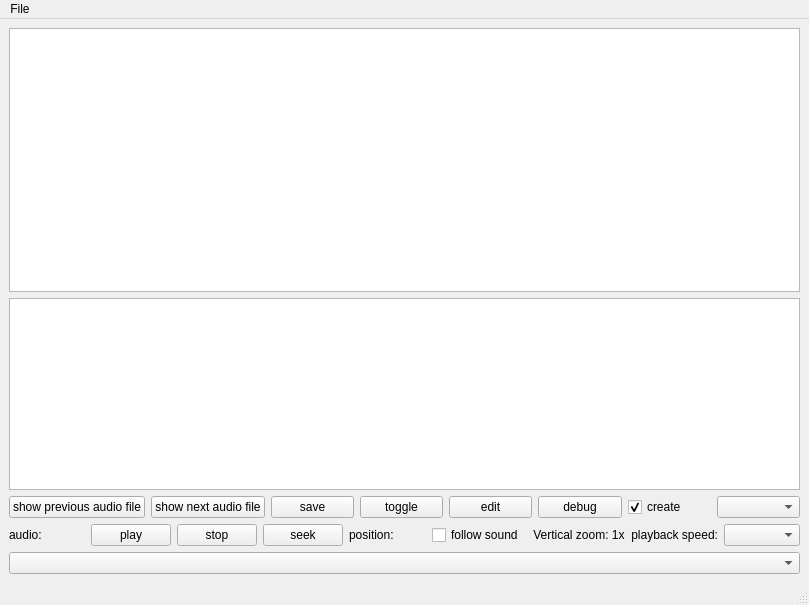
<?xml version="1.0" encoding="UTF-8"?>
<ui version="4.0">
 <class>MainWindow</class>
 <widget class="QMainWindow" name="MainWindow">
  <property name="geometry">
   <rect>
    <x>0</x>
    <y>0</y>
    <width>809</width>
    <height>605</height>
   </rect>
  </property>
  <property name="windowTitle">
   <string>MainWindow</string>
  </property>
  <widget class="QWidget" name="centralwidget">
   <layout class="QVBoxLayout" name="verticalLayout_2">
    <item>
     <layout class="QVBoxLayout" name="verticalLayout">
      <item>
       <layout class="QHBoxLayout" name="horizontalLayout_2">
        <property name="sizeConstraint">
         <enum>QLayout::SetMinimumSize</enum>
        </property>
        <item>
         <widget class="QGraphicsView" name="gw_overview">
          <property name="sizePolicy">
           <sizepolicy hsizetype="Ignored" vsizetype="Ignored">
            <horstretch>0</horstretch>
            <verstretch>0</verstretch>
           </sizepolicy>
          </property>
         </widget>
        </item>
       </layout>
      </item>
      <item>
       <layout class="QHBoxLayout" name="horizontalLayout_3">
        <item>
         <widget class="QGraphicsView" name="scrollView">
          <property name="sizePolicy">
           <sizepolicy hsizetype="Preferred" vsizetype="Maximum">
            <horstretch>0</horstretch>
            <verstretch>0</verstretch>
           </sizepolicy>
          </property>
         </widget>
        </item>
       </layout>
      </item>
      <item>
       <layout class="QHBoxLayout" name="horizontalLayout">
        <property name="sizeConstraint">
         <enum>QLayout::SetMinimumSize</enum>
        </property>
        <item>
         <widget class="QPushButton" name="pb_prev">
          <property name="text">
           <string>show previous audio file</string>
          </property>
         </widget>
        </item>
        <item>
         <widget class="QPushButton" name="pb_next">
          <property name="text">
           <string>show next audio file</string>
          </property>
         </widget>
        </item>
        <item>
         <widget class="QPushButton" name="pb_save">
          <property name="text">
           <string>save</string>
          </property>
         </widget>
        </item>
        <item>
         <widget class="QPushButton" name="pb_toggle">
          <property name="text">
           <string>toggle</string>
          </property>
         </widget>
        </item>
        <item>
         <widget class="QPushButton" name="pb_edit">
          <property name="text">
           <string>edit</string>
          </property>
         </widget>
        </item>
        <item>
         <widget class="QPushButton" name="pb_debug">
          <property name="text">
           <string>debug</string>
          </property>
         </widget>
        </item>
        <item>
         <widget class="QCheckBox" name="cb_create">
          <property name="text">
           <string>create</string>
          </property>
          <property name="checked">
           <bool>true</bool>
          </property>
         </widget>
        </item>
        <item>
         <widget class="QComboBox" name="cb_labelType"/>
        </item>
       </layout>
      </item>
      <item>
       <layout class="QHBoxLayout" name="horizontalLayout_4">
        <property name="sizeConstraint">
         <enum>QLayout::SetMinimumSize</enum>
        </property>
        <item>
         <widget class="QLabel" name="lbl_audio">
          <property name="sizePolicy">
           <sizepolicy hsizetype="Preferred" vsizetype="Fixed">
            <horstretch>0</horstretch>
            <verstretch>0</verstretch>
           </sizepolicy>
          </property>
          <property name="text">
           <string>audio: </string>
          </property>
         </widget>
        </item>
        <item>
         <widget class="QPushButton" name="pb_play">
          <property name="sizePolicy">
           <sizepolicy hsizetype="Minimum" vsizetype="Fixed">
            <horstretch>0</horstretch>
            <verstretch>0</verstretch>
           </sizepolicy>
          </property>
          <property name="text">
           <string>play</string>
          </property>
         </widget>
        </item>
        <item>
         <widget class="QPushButton" name="pb_stop">
          <property name="sizePolicy">
           <sizepolicy hsizetype="Minimum" vsizetype="Fixed">
            <horstretch>0</horstretch>
            <verstretch>0</verstretch>
           </sizepolicy>
          </property>
          <property name="text">
           <string>stop</string>
          </property>
         </widget>
        </item>
        <item>
         <widget class="QPushButton" name="pb_seek">
          <property name="text">
           <string>seek</string>
          </property>
         </widget>
        </item>
        <item>
         <widget class="QLabel" name="lbl_audio_position">
          <property name="sizePolicy">
           <sizepolicy hsizetype="Preferred" vsizetype="Fixed">
            <horstretch>0</horstretch>
            <verstretch>0</verstretch>
           </sizepolicy>
          </property>
          <property name="text">
           <string>position:</string>
          </property>
         </widget>
        </item>
        <item>
         <widget class="QCheckBox" name="cb_followSound">
          <property name="text">
           <string>follow sound</string>
          </property>
         </widget>
        </item>
        <item>
         <widget class="QLabel" name="lbl_zoom">
          <property name="sizePolicy">
           <sizepolicy hsizetype="Minimum" vsizetype="Fixed">
            <horstretch>0</horstretch>
            <verstretch>0</verstretch>
           </sizepolicy>
          </property>
          <property name="text">
           <string> Vertical zoom: 1x</string>
          </property>
         </widget>
        </item>
        <item>
         <widget class="QLabel" name="label">
          <property name="text">
           <string>playback speed:</string>
          </property>
          <property name="alignment">
           <set>Qt::AlignRight|Qt::AlignTrailing|Qt::AlignVCenter</set>
          </property>
         </widget>
        </item>
        <item>
         <widget class="QComboBox" name="cb_playbackSpeed"/>
        </item>
       </layout>
      </item>
      <item>
       <layout class="QHBoxLayout" name="horizontalLayout_6">
        <item>
         <widget class="QComboBox" name="cb_file">
          <property name="sizePolicy">
           <sizepolicy hsizetype="Preferred" vsizetype="Fixed">
            <horstretch>0</horstretch>
            <verstretch>0</verstretch>
           </sizepolicy>
          </property>
         </widget>
        </item>
       </layout>
      </item>
     </layout>
    </item>
   </layout>
  </widget>
  <widget class="QMenuBar" name="menubar">
   <property name="geometry">
    <rect>
     <x>0</x>
     <y>0</y>
     <width>809</width>
     <height>21</height>
    </rect>
   </property>
   <widget class="QMenu" name="menuFile">
    <property name="title">
     <string>File</string>
    </property>
    <addaction name="actionOpen_folder"/>
    <addaction name="separator"/>
    <addaction name="actionClass_settings"/>
    <addaction name="actionExport_settings"/>
    <addaction name="actionImport_settings"/>
   </widget>
   <addaction name="menuFile"/>
  </widget>
  <widget class="QStatusBar" name="statusbar"/>
  <action name="actionOpen_folder">
   <property name="text">
    <string>Open folder</string>
   </property>
  </action>
  <action name="actionClass_settings">
   <property name="text">
    <string>Class settings</string>
   </property>
  </action>
  <action name="actionExport_settings">
   <property name="text">
    <string>export settings</string>
   </property>
  </action>
  <action name="actionImport_settings">
   <property name="text">
    <string>import settings</string>
   </property>
  </action>
 </widget>
 <resources/>
 <connections/>
</ui>
